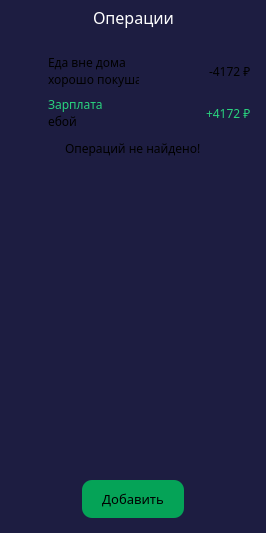
               <widget class="QFrame" name="frame_11">
                <property name="sizePolicy">
                 <sizepolicy hsizetype="Minimum" vsizetype="Preferred">
                  <horstretch>0</horstretch>
                  <verstretch>0</verstretch>
                 </sizepolicy>
                </property>
                <property name="minimumSize">
                 <size>
                  <width>266</width>
                  <height>533</height>
                 </size>
                </property>
                <property name="maximumSize">
                 <size>
                  <width>320</width>
                  <height>16777215</height>
                 </size>
                </property>
                <property name="styleSheet">
                 <string notr="true">background-color: rgb(29, 29, 65);
border: 0;
border-radius: 20px;

</string>
                </property>
                <property name="frameShape">
                 <enum>QFrame::Shape::StyledPanel</enum>
                </property>
                <property name="frameShadow">
                 <enum>QFrame::Shadow::Raised</enum>
                </property>
                <layout class="QVBoxLayout" name="verticalLayout_4">
                 <property name="leftMargin">
                  <number>6</number>
                 </property>
                 <property name="topMargin">
                  <number>6</number>
                 </property>
                 <property name="rightMargin">
                  <number>6</number>
                 </property>
                 <property name="bottomMargin">
                  <number>6</number>
                 </property>
                 <item>
                  <widget class="QFrame" name="frame_22">
                   <property name="styleSheet">
                    <string notr="true">margin-bottom: 5px;</string>
                   </property>
                   <property name="frameShape">
                    <enum>QFrame::Shape::StyledPanel</enum>
                   </property>
                   <property name="frameShadow">
                    <enum>QFrame::Shadow::Raised</enum>
                   </property>
                   <layout class="QHBoxLayout" name="horizontalLayout_17">
                    <property name="leftMargin">
                     <number>0</number>
                    </property>
                    <property name="topMargin">
                     <number>0</number>
                    </property>
                    <property name="rightMargin">
                     <number>0</number>
                    </property>
                    <property name="bottomMargin">
                     <number>0</number>
                    </property>
                    <item>
                     <spacer name="horizontalSpacer_20">
                      <property name="orientation">
                       <enum>Qt::Orientation::Horizontal</enum>
                      </property>
                      <property name="sizeHint" stdset="0">
                       <size>
                        <width>40</width>
                        <height>20</height>
                       </size>
                      </property>
                     </spacer>
                    </item>
                    <item>
                     <widget class="QLabel" name="label_3">
                      <property name="font">
                       <font>
                        <family>Inter Hewn</family>
                        <pointsize>12</pointsize>
                       </font>
                      </property>
                      <property name="styleSheet">
                       <string notr="true">color: rgb(255, 255, 255);</string>
                      </property>
                      <property name="text">
                       <string>Операции</string>
                      </property>
                     </widget>
                    </item>
                    <item>
                     <spacer name="horizontalSpacer_19">
                      <property name="orientation">
                       <enum>Qt::Orientation::Horizontal</enum>
                      </property>
                      <property name="sizeHint" stdset="0">
                       <size>
                        <width>40</width>
                        <height>20</height>
                       </size>
                      </property>
                     </spacer>
                    </item>
                   </layout>
                  </widget>
                 </item>
                 <item>
                  <widget class="QFrame" name="transactions_frame">
                   <property name="minimumSize">
                    <size>
                     <width>0</width>
                     <height>60</height>
                    </size>
                   </property>
                   <property name="frameShape">
                    <enum>QFrame::Shape::StyledPanel</enum>
                   </property>
                   <property name="frameShadow">
                    <enum>QFrame::Shadow::Raised</enum>
                   </property>
                   <layout class="QVBoxLayout" name="verticalLayout_12">
                    <property name="spacing">
                     <number>8</number>
                    </property>
                    <item>
                     <widget class="QFrame" name="frame_29">
                      <property name="minimumSize">
                       <size>
                        <width>0</width>
                        <height>30</height>
                       </size>
                      </property>
                      <property name="frameShape">
                       <enum>QFrame::Shape::NoFrame</enum>
                      </property>
                      <property name="frameShadow">
                       <enum>QFrame::Shadow::Raised</enum>
                      </property>
                      <property name="lineWidth">
                       <number>1</number>
                      </property>
                      <property name="midLineWidth">
                       <number>0</number>
                      </property>
                      <layout class="QHBoxLayout" name="horizontalLayout_24">
                       <property name="leftMargin">
                        <number>0</number>
                       </property>
                       <property name="topMargin">
                        <number>0</number>
                       </property>
                       <property name="rightMargin">
                        <number>0</number>
                       </property>
                       <property name="bottomMargin">
                        <number>0</number>
                       </property>
                       <item>
                        <widget class="QLabel" name="label_25">
                         <property name="minimumSize">
                          <size>
                           <width>18</width>
                           <height>18</height>
                          </size>
                         </property>
                         <property name="maximumSize">
                          <size>
                           <width>18</width>
                           <height>18</height>
                          </size>
                         </property>
                         <property name="sizeIncrement">
                          <size>
                           <width>1</width>
                           <height>1</height>
                          </size>
                         </property>
                         <property name="pixmap">
                          <pixmap resource="../images/images.qrc">:/icons/icons/icon-plugs.png</pixmap>
                         </property>
                        </widget>
                       </item>
                       <item>
                        <widget class="QFrame" name="frame_30">
                         <property name="minimumSize">
                          <size>
                           <width>30</width>
                           <height>0</height>
                          </size>
                         </property>
                         <property name="maximumSize">
                          <size>
                           <width>100</width>
                           <height>16777215</height>
                          </size>
                         </property>
                         <property name="styleSheet">
                          <string notr="true">margin-left: 3px;</string>
                         </property>
                         <property name="frameShape">
                          <enum>QFrame::Shape::StyledPanel</enum>
                         </property>
                         <property name="frameShadow">
                          <enum>QFrame::Shadow::Raised</enum>
                         </property>
                         <layout class="QVBoxLayout" name="verticalLayout_10">
                          <property name="spacing">
                           <number>0</number>
                          </property>
                          <property name="leftMargin">
                           <number>0</number>
                          </property>
                          <property name="topMargin">
                           <number>0</number>
                          </property>
                          <property name="rightMargin">
                           <number>0</number>
                          </property>
                          <property name="bottomMargin">
                           <number>0</number>
                          </property>
                          <item>
                           <widget class="QLabel" name="label_26">
                            <property name="font">
                             <font>
                              <family>Inter Hewn</family>
                             </font>
                            </property>
                            <property name="text">
                             <string>Еда вне дома</string>
                            </property>
                           </widget>
                          </item>
                          <item>
                           <widget class="QLabel" name="label_27">
                            <property name="font">
                             <font>
                              <family>GOST type B</family>
                             </font>
                            </property>
                            <property name="text">
                             <string>хорошо покушал</string>
                            </property>
                           </widget>
                          </item>
                         </layout>
                        </widget>
                       </item>
                       <item>
                        <spacer name="horizontalSpacer_26">
                         <property name="orientation">
                          <enum>Qt::Orientation::Horizontal</enum>
                         </property>
                         <property name="sizeHint" stdset="0">
                          <size>
                           <width>40</width>
                           <height>20</height>
                          </size>
                         </property>
                        </spacer>
                       </item>
                       <item>
                        <widget class="QLabel" name="label_28">
                         <property name="font">
                          <font>
                           <family>Inter Hewn</family>
                          </font>
                         </property>
                         <property name="text">
                          <string>-4172 ₽</string>
                         </property>
                        </widget>
                       </item>
                      </layout>
                     </widget>
                    </item>
                    <item>
                     <widget class="QFrame" name="frame_31">
                      <property name="minimumSize">
                       <size>
                        <width>0</width>
                        <height>30</height>
                       </size>
                      </property>
                      <property name="frameShape">
                       <enum>QFrame::Shape::NoFrame</enum>
                      </property>
                      <property name="frameShadow">
                       <enum>QFrame::Shadow::Raised</enum>
                      </property>
                      <layout class="QHBoxLayout" name="horizontalLayout_23">
                       <property name="leftMargin">
                        <number>0</number>
                       </property>
                       <property name="topMargin">
                        <number>0</number>
                       </property>
                       <property name="rightMargin">
                        <number>0</number>
                       </property>
                       <property name="bottomMargin">
                        <number>0</number>
                       </property>
                       <item>
                        <widget class="QLabel" name="label_29">
                         <property name="minimumSize">
                          <size>
                           <width>18</width>
                           <height>18</height>
                          </size>
                         </property>
                         <property name="maximumSize">
                          <size>
                           <width>18</width>
                           <height>18</height>
                          </size>
                         </property>
                         <property name="sizeIncrement">
                          <size>
                           <width>1</width>
                           <height>1</height>
                          </size>
                         </property>
                         <property name="pixmap">
                          <pixmap resource="../images/images.qrc">:/icons/icons/icon-finance.png</pixmap>
                         </property>
                        </widget>
                       </item>
                       <item>
                        <widget class="QFrame" name="frame_32">
                         <property name="minimumSize">
                          <size>
                           <width>30</width>
                           <height>0</height>
                          </size>
                         </property>
                         <property name="maximumSize">
                          <size>
                           <width>100</width>
                           <height>16777215</height>
                          </size>
                         </property>
                         <property name="styleSheet">
                          <string notr="true">margin-left: 3px;</string>
                         </property>
                         <property name="frameShape">
                          <enum>QFrame::Shape::StyledPanel</enum>
                         </property>
                         <property name="frameShadow">
                          <enum>QFrame::Shadow::Raised</enum>
                         </property>
                         <layout class="QVBoxLayout" name="verticalLayout_11">
                          <property name="spacing">
                           <number>0</number>
                          </property>
                          <property name="leftMargin">
                           <number>0</number>
                          </property>
                          <property name="topMargin">
                           <number>0</number>
                          </property>
                          <property name="rightMargin">
                           <number>0</number>
                          </property>
                          <property name="bottomMargin">
                           <number>0</number>
                          </property>
                          <item>
                           <widget class="QLabel" name="label_30">
                            <property name="font">
                             <font>
                              <family>Inter Hewn</family>
                             </font>
                            </property>
                            <property name="styleSheet">
                             <string notr="true">color: rgb(41, 211, 126);</string>
                            </property>
                            <property name="text">
                             <string>Зарплата</string>
                            </property>
                           </widget>
                          </item>
                          <item>
                           <widget class="QLabel" name="label_31">
                            <property name="font">
                             <font>
                              <family>GOST type B</family>
                             </font>
                            </property>
                            <property name="text">
                             <string>ебой</string>
                            </property>
                           </widget>
                          </item>
                         </layout>
                        </widget>
                       </item>
                       <item>
                        <spacer name="horizontalSpacer_27">
                         <property name="orientation">
                          <enum>Qt::Orientation::Horizontal</enum>
                         </property>
                         <property name="sizeHint" stdset="0">
                          <size>
                           <width>40</width>
                           <height>20</height>
                          </size>
                         </property>
                        </spacer>
                       </item>
                       <item>
                        <widget class="QLabel" name="label_32">
                         <property name="font">
                          <font>
                           <family>Inter Hewn</family>
                          </font>
                         </property>
                         <property name="styleSheet">
                          <string notr="true">color: rgb(41, 211, 126);</string>
                         </property>
                         <property name="text">
                          <string>+4172 ₽</string>
                         </property>
                        </widget>
                       </item>
                      </layout>
                     </widget>
                    </item>
                    <item>
                     <widget class="QFrame" name="not_found_frame">
                      <property name="frameShape">
                       <enum>QFrame::Shape::StyledPanel</enum>
                      </property>
                      <property name="frameShadow">
                       <enum>QFrame::Shadow::Raised</enum>
                      </property>
                      <layout class="QHBoxLayout" name="horizontalLayout_30">
                       <property name="spacing">
                        <number>0</number>
                       </property>
                       <property name="leftMargin">
                        <number>0</number>
                       </property>
                       <property name="topMargin">
                        <number>0</number>
                       </property>
                       <property name="rightMargin">
                        <number>0</number>
                       </property>
                       <property name="bottomMargin">
                        <number>0</number>
                       </property>
                       <item>
                        <spacer name="horizontalSpacer_37">
                         <property name="orientation">
                          <enum>Qt::Orientation::Horizontal</enum>
                         </property>
                         <property name="sizeHint" stdset="0">
                          <size>
                           <width>40</width>
                           <height>20</height>
                          </size>
                         </property>
                        </spacer>
                       </item>
                       <item>
                        <widget class="QLabel" name="label_34">
                         <property name="font">
                          <font>
                           <family>Inter Hewn</family>
                          </font>
                         </property>
                         <property name="text">
                          <string>Операций не найдено!</string>
                         </property>
                        </widget>
                       </item>
                       <item>
                        <spacer name="horizontalSpacer_36">
                         <property name="orientation">
                          <enum>Qt::Orientation::Horizontal</enum>
                         </property>
                         <property name="sizeHint" stdset="0">
                          <size>
                           <width>48</width>
                           <height>20</height>
                          </size>
                         </property>
                        </spacer>
                       </item>
                      </layout>
                     </widget>
                    </item>
                   </layout>
                  </widget>
                 </item>
                 <item>
                  <spacer name="verticalSpacer_2">
                   <property name="orientation">
                    <enum>Qt::Orientation::Vertical</enum>
                   </property>
                   <property name="sizeType">
                    <enum>QSizePolicy::Policy::Expanding</enum>
                   </property>
                   <property name="sizeHint" stdset="0">
                    <size>
                     <width>20</width>
                     <height>40</height>
                    </size>
                   </property>
                  </spacer>
                 </item>
                 <item>
                  <widget class="QFrame" name="frame_34">
                   <property name="frameShape">
                    <enum>QFrame::Shape::StyledPanel</enum>
                   </property>
                   <property name="frameShadow">
                    <enum>QFrame::Shadow::Raised</enum>
                   </property>
                   <layout class="QHBoxLayout" name="horizontalLayout_25">
                    <item>
                     <spacer name="horizontalSpacer_29">
                      <property name="orientation">
                       <enum>Qt::Orientation::Horizontal</enum>
                      </property>
                      <property name="sizeHint" stdset="0">
                       <size>
                        <width>40</width>
                        <height>20</height>
                       </size>
                      </property>
                     </spacer>
                    </item>
                    <item>
                     <widget class="QPushButton" name="add_transaction_btn">
                      <property name="maximumSize">
                       <size>
                        <width>125</width>
                        <height>16777215</height>
                       </size>
                      </property>
                      <property name="font">
                       <font>
                        <family>Inter Hewn</family>
                        <pointsize>10</pointsize>
                       </font>
                      </property>
                      <property name="cursor">
                       <cursorShape>PointingHandCursor</cursorShape>
                      </property>
                      <property name="styleSheet">
                       <string notr="true">background-color: rgba(2, 177, 90, 230);
padding: 10px 20px;
border-radius: 10px;</string>
                      </property>
                      <property name="text">
                       <string>Добавить</string>
                      </property>
                     </widget>
                    </item>
                    <item>
                     <spacer name="horizontalSpacer_28">
                      <property name="orientation">
                       <enum>Qt::Orientation::Horizontal</enum>
                      </property>
                      <property name="sizeHint" stdset="0">
                       <size>
                        <width>57</width>
                        <height>20</height>
                       </size>
                      </property>
                     </spacer>
                    </item>
                   </layout>
                  </widget>
                 </item>
                </layout>
               </widget>
